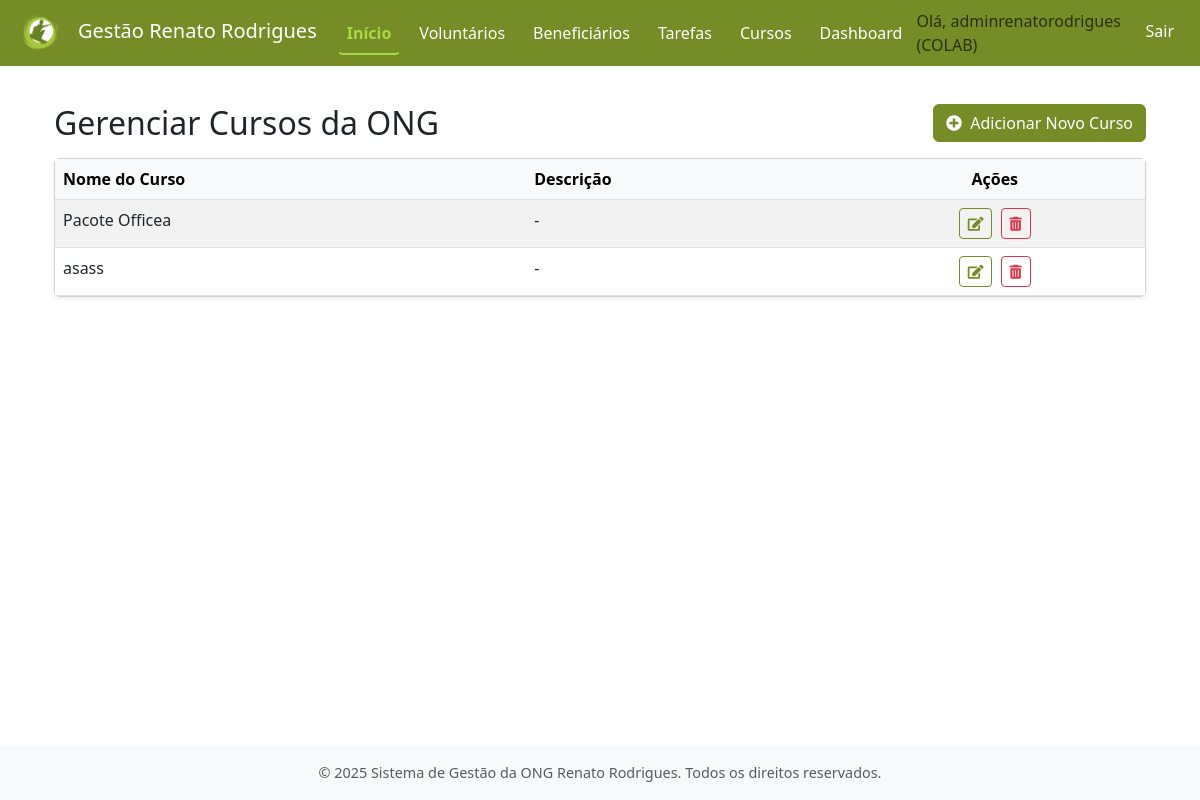
The page /cursos/gerenciar/ (signed in) on the database its author committed.
### contas/models.py (models this page shows, shortened)
class Usuario(AbstractUser):
    TIPOS_USUARIO = [
        ('ADMIN', 'Administrador'),
        ('VOLUNT', 'Voluntário'),
    ]
    tipo_usuario = models.CharField(
        max_length=6,
        choices=TIPOS_USUARIO,
        default='VOLUNT',
        verbose_name='Tipo de Usuário'
    )
    groups = models.ManyToManyField(
        'auth.Group',
        verbose_name='grupos',
        blank=True,
        help_text='Os grupos aos quais este usuário pertence. Um usuário receberá todas as permissões concedidas a cada um de seus grupos.',
        related_name="usuario_set_contas",  # Nome único para related_name
        related_query_name="usuario_contas",
    )
    user_permissions = models.ManyToManyField(
        'auth.Permission',
        verbose_name='permissões do usuário',
        blank=True,
        help_text='Permissões específicas para este usuário.',
        related_name="usuario_set_contas_perm",  # Nome único para related_name
        related_query_name="usuario_contas_perm",
    )

### cursos/models.py (models this page shows, shortened)
class Curso(models.Model):
    nome_curso = models.CharField(max_length=200, verbose_name="Nome do Curso")
    descricao = models.TextField(blank=True, null=True, verbose_name="Descrição")
    class Meta:
        verbose_name = "Curso"
        verbose_name_plural = "Cursos"

### cursos/views.py (the view)
# urls.py: path('gerenciar/', views.CursoListView.as_view(), name='listar_cursos_ong'),
class CursoListView(LoginRequiredMixin, ListView):
    model = Curso
    template_name = 'cursos/curso_list.html' # Especificar o nome do template
    context_object_name = 'cursos'
    paginate_by = 10
    def get_context_data(self, **kwargs):
        context = super().get_context_data(**kwargs)
        context['titulo_pagina'] = "Gerenciar Cursos da ONG"
        return context

### cursos/templates/cursos/curso_list.html (shortened to what this page needs)
{% extends 'core/base.html' %}
{% load static %}
{% block content %}
<div class="container mt-4">
    <div class="d-flex justify-content-between align-items-center mb-3">
        <h2 class="mb-0">{{ titulo_pagina|default:"Gerenciar Cursos da ONG" }}</h2>
        <a href="{% url 'cursos:criar_curso_ong' %}" class="btn btn-primary">
            <i class="fas fa-plus-circle me-1"></i> Adicionar Novo Curso
        </a>
    </div>
    {% if cursos %}
    <div class="card shadow-sm">
        <div class="card-body p-0">
            <div class="table-responsive">
                <table class="table table-hover table-striped mb-0">
                    <thead class="table-light">
                        <tr>
                            <th>Nome do Curso</th>
                            <th>Descrição</th>
                            <th class="text-center">Ações</th>
                        </tr>
                    </thead>
                    <tbody>
                        {% for curso in cursos %}
                        <tr>
                            <td>{{ curso.nome_curso }}</td>
                            <td>{{ curso.descricao|truncatewords:15|default:"-" }}</td>
                            <td class="text-center">
                                <a href="{% url 'cursos:editar_curso_ong' pk=curso.pk %}" class="btn btn-sm btn-outline-primary me-1" title="Editar">
                                    <i class="fas fa-edit"></i>
                                </a>
                                <a href="{% url 'cursos:excluir_curso_ong' pk=curso.pk %}" class="btn btn-sm btn-outline-danger" title="Excluir">
                                    <i class="fas fa-trash-alt"></i>
                                </a>
                            </td>
                        </tr>
                        {% endfor %}
                    </tbody>
                </table>
            </div>
        </div>
    </div>
    {% else %}
    <div class="alert alert-info mt-3" role="alert">
        Nenhum curso cadastrado ainda. <a href="{% url 'cursos:criar_curso_ong' %}" class="alert-link">Clique aqui para adicionar o primeiro curso.</a>
    </div>
    {% endif %}
</div>
{% endblock content %}

### core/templates/core/base.html (shortened to what this page needs)
<!DOCTYPE html>
<html lang="pt-br">
  <head>
    <link
      href="https://cdn.jsdelivr.net/npm/bootstrap@5.3.0-alpha1/dist/css/bootstrap.min.css"
      rel="stylesheet"
    />
    <link
      rel="stylesheet"
      href="https://cdnjs.cloudflare.com/ajax/libs/font-awesome/5.15.4/css/all.min.css"
    />
    {% load static %}
    <link rel="stylesheet" href="{% static 'core/css/estilos.css' %}" />
  </head>
  <body>
    <nav class="navbar navbar-expand-lg navbar-custom fixed-top">
      <div class="container-fluid">
        <a class="navbar-brand" href="{% url 'core:pagina_inicial' %}">
          <img src="{% static 'core/img/logo_ong.png' %}" alt="Logo da ONG" style="height: 40px; margin-right: 10px;">Gestão Renato Rodrigues
        </a>
        <div class="collapse navbar-collapse" id="navbarNav">
          <ul class="navbar-nav me-auto mb-2 mb-lg-0">
            <li class="nav-item">
              <a
                class="nav-link active"
                aria-current="page"
                href="{% url 'core:pagina_inicial' %}"
                >Início</a
              >
            </li>
            {% if user.is_authenticated %}
            <li class="nav-item">
              <a class="nav-link" href="{% url 'voluntarios:listar_voluntarios' %}">Voluntários</a>
            </li>
            <li class="nav-item">
              <a class="nav-link" href="{% url 'beneficiarios:listar_beneficiarios' %}">Beneficiários</a>
            </li>
            <li class="nav-item">
              <a class="nav-link" href="{% url 'tarefas:listar_tarefas' %}">Tarefas</a>
            </li>
            <li class="nav-item">
              <a class="nav-link" href="{% url 'cursos:listar_cursos_ong' %}">Cursos</a>
            </li>
            <li class="nav-item">
              <a class="nav-link" href="{% url 'dashboard:painel_principal' %}">Dashboard</a>
            </li>
            {% endif %}
          </ul>
          <ul class="navbar-nav">
            {% if user.is_authenticated %}
            <li class="nav-item">
              <span class="navbar-text me-2">
                Olá, {{ user.username }} ({{ user.get_tipo_usuario_display }})
              </span>
            </li>
            <li class="nav-item">
              <a class="nav-link" href="{% url 'contas:logout' %}">Sair</a>
            </li>
            {% else %}
            <li class="nav-item">
              <a class="nav-link" href="{% url 'contas:login' %}">Entrar</a>
            </li>
            {% endif %}
          </ul>
        </div>
      </div>
    </nav>
    <main class="main-content container mt-4 mb-4">
       {% block content %}{% endblock content %}
    </main>
    <footer class="footer mt-auto py-3 bg-light">
      <div class="container text-center">
        <span class="text-muted"
          >© {% now "Y" %} Sistema de Gestão da ONG Renato Rodrigues. Todos os direitos
          reservados.</span
        >
      </div>
    </footer>
  </body>
</html>

### core/static/core/css/estilos.css (style rules this page uses)
:root { --cor-primaria-ong: #768C27; --cor-secundaria-ong: #A3BF3F; --cor-destaque-ong: #A9D943; --cor-texto-sobre-primaria: #FFFFFF; --cor-texto-sobre-secundaria: #FFFFFF; --cor-texto-sobre-destaque: #212529; }
.btn-primary { background-color: var(--cor-primaria-ong) !important; border-color: var(--cor-primaria-ong) !important; color: var(--cor-texto-sobre-primaria) !important; }
.btn-outline-primary { color: var(--cor-primaria-ong) !important; border-color: var(--cor-primaria-ong) !important; }
a { color: var(--cor-primaria-ong); }
.navbar-custom { background-color: var(--cor-primaria-ong) !important; }
.navbar-custom .navbar-brand { color: var(--cor-texto-sobre-primaria) !important; }
.navbar-custom .nav-link { color: var(--cor-texto-sobre-primaria); padding: 0.5rem 1rem; margin: 0 0.25rem; border: 2px solid transparent; border-radius: 0.375rem; font-weight: 500; transition: all 0.3s ease-in-out; }
.navbar-custom .nav-link.active { color: var(--cor-destaque-ong); font-weight: bold; border-bottom: 2px solid var(--cor-destaque-ong); border-top-color: transparent; border-left-color: transparent; border-right-color: transparent; background-color: transparent; box-shadow: none; transform: none; }

### core/templates/core/base.html (style rules this page uses)
body { padding-top: 56px; display: flex; flex-direction: column; min-height: 100vh; }
.main-content { flex: 1; }
.footer { background-color: #f8f9fa; padding: 1rem 0; text-align: center; font-size: 0.9rem; color: #6c757d; }

### rows shown on the page
Usuario: username "adminrenatorodrigues", tipo_usuario "COLAB"
Curso: nome_curso "Pacote Officea", descricao "-"
Curso: nome_curso "asass", descricao "-"

### other values the page prints
{{ titulo_pagina|default:"Gerenciar Cursos da ONG" }} "Gerenciar Cursos da ONG"
